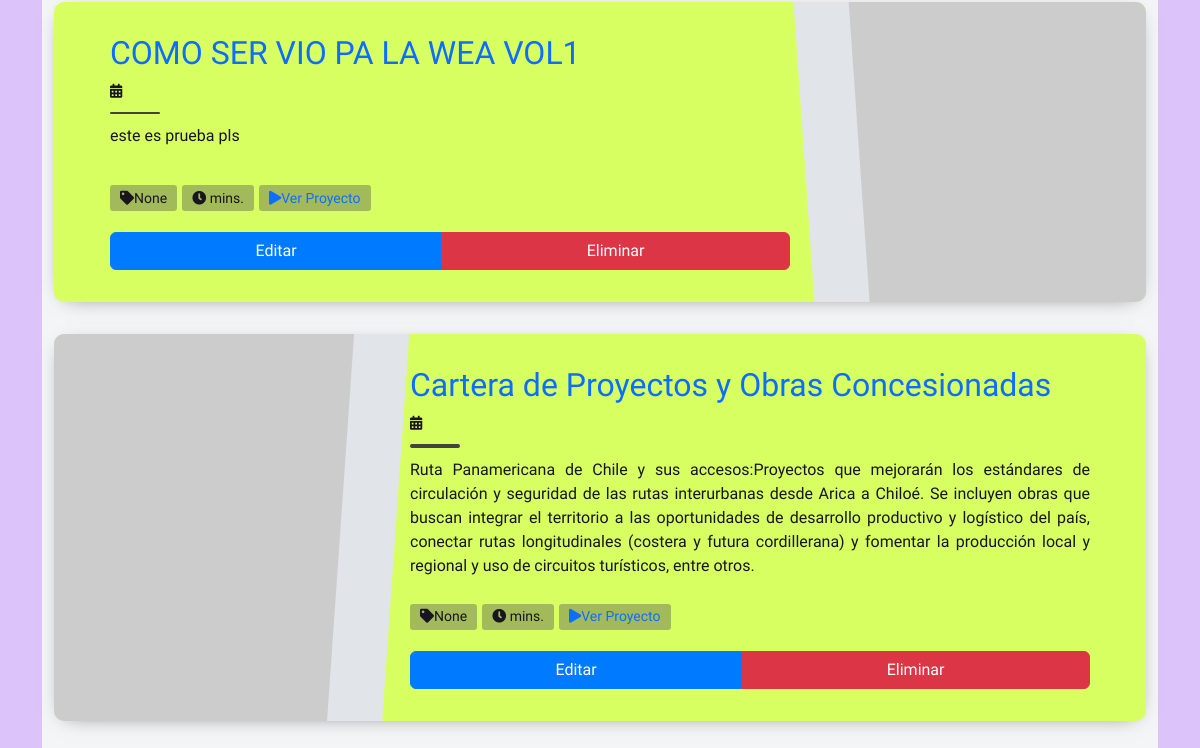
The app's page /proyectos/ (signed in, lower part), older data.
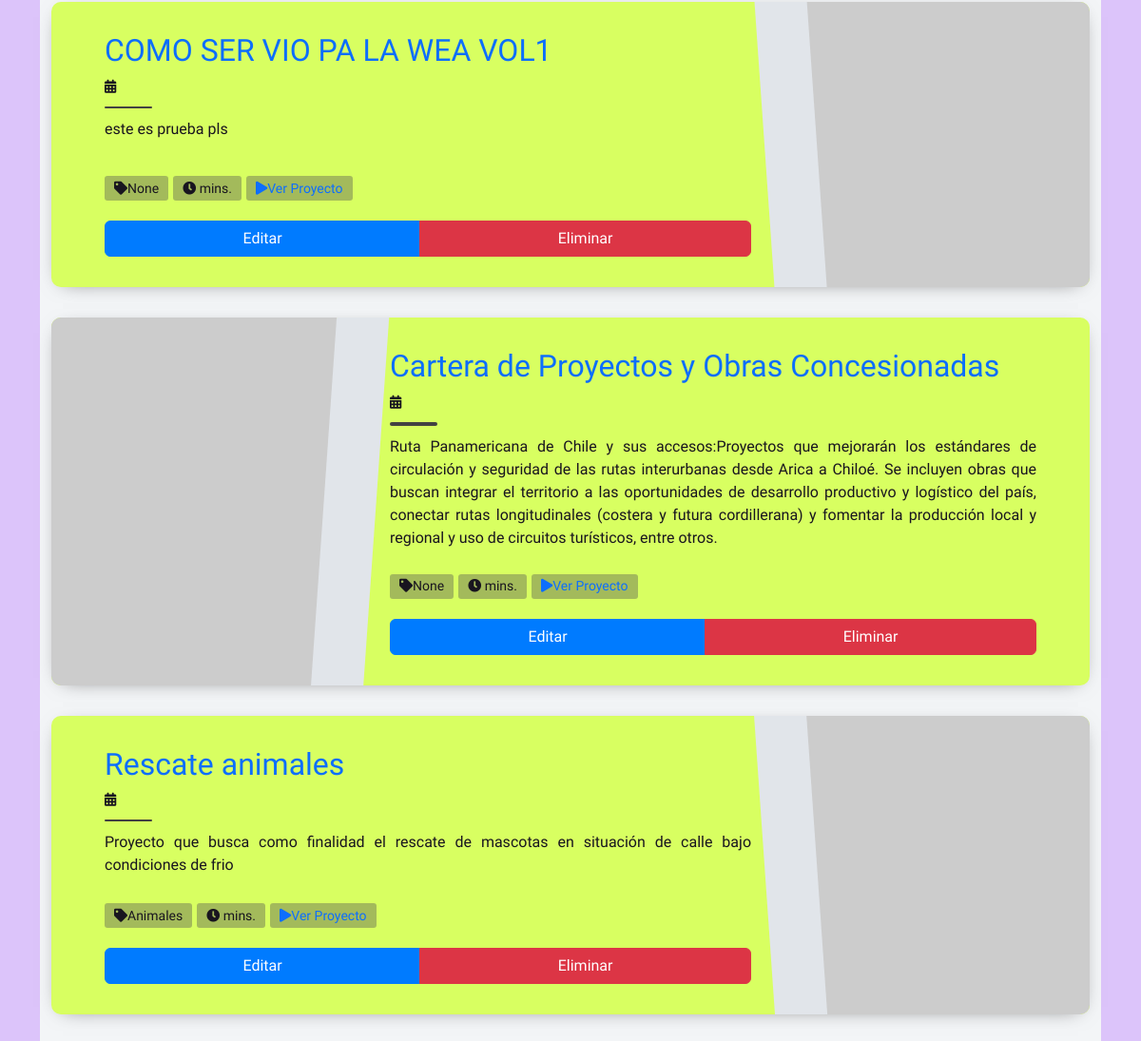
The same page, newer data.
### myapp/models.py (models this page shows, shortened)
class Proyecto(models.Model):
    nombre = models.CharField(max_length=200)
    descripcion = models.TextField()
    fecha_inicio = models.DateField()
    fecha_fin = models.DateField()
    ciudad = models.CharField(max_length=100, blank=True, null=True)
    imagen = models.ImageField(upload_to='proyectos/', blank=True, null=True)
    categoria = models.CharField(max_length=100, blank=True, null=True)
    creador = models.ForeignKey(User, on_delete=models.CASCADE)

### myapp/views.py (the view)
# urls.py: path('proyectos/', views.proyecto_list, name='proyecto_list'),
@login_required
def proyecto_list(request):
    query = request.GET.get('q', '')
    if query:
        proyectos = Proyecto.objects.filter(
            Q(nombre__icontains=query) | Q(descripcion__icontains=query)
        )
    else:
        proyectos = Proyecto.objects.all()
    return render(request, 'myapp/proyecto_list.html', {'proyectos': proyectos})

### myapp/templates/myapp/proyecto_list.html (shortened to what this page needs)
{% extends 'myapp/base.html' %}
{% load static %}
{% block content %}
<!DOCTYPE html>
<html lang="en">
<head>
    <link rel="stylesheet" href="{% static 'css/proyecto_list.css' %}">
</head>
<body>
<section class="light">
    <div class="container py-2">
        {% for proyecto in proyectos %}
        <article class="postcard light blue">
            <a class="postcard__img_link" href="#">
                <img class="postcard__img" src="https://picsum.photos/1000/1000" alt="Project Image" />
            </a>
            <div class="postcard__text t-dark">
                <h1 class="postcard__title blue"><a href="{% url 'proyecto_detail' proyecto.id %}">{{ proyecto.nombre }}</a></h1>
                <div class="postcard__subtitle small">
                    <time datetime="{{ proyecto.fecha_creacion }}">
                        <i class="fas fa-calendar-alt mr-2"></i>{{ proyecto.fecha_creacion }}
                    </time>
                </div>
                <div class="postcard__bar"></div>
                <div class="postcard__preview-txt">{{ proyecto.descripcion }}</div>
                <ul class="postcard__tagbox">
                    <li class="tag__item"><i class="fas fa-tag mr-2"></i>{{ proyecto.categoria }}</li>
                    <li class="tag__item"><i class="fas fa-clock mr-2"></i>{{ proyecto.duracion }} mins.</li>
                    <li class="tag__item play blue">
                        <a href="#"><i class="fas fa-play mr-2"></i>Ver Proyecto</a>
                    </li>
                </ul>
                <div class="btn-group mt-3">
                    <a href="{% url 'proyecto_edit' proyecto.id %}" class="btn btn-primary">Editar</a>
                    <a href="{% url 'proyecto_delete' proyecto.id %}" class="btn btn-danger">Eliminar</a>
                </div>
            </div>
        </article>
        {% endfor %}
    </div>
</section>
</body>
</html>
{% endblock %}

Row changes from the older to the newer data that the page shows:
added Proyecto: nombre "Rescate animales", descripcion "Proyecto que busca como finalidad el rescate de mascotas en situación de calle bajo condiciones de frio", categoria "Animales"
